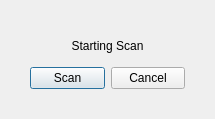
<?xml version="1.0" encoding="UTF-8"?>
<ui version="4.0">
 <class>scannerwindow</class>
 <widget class="QDialog" name="scannerwindow">
  <property name="geometry">
   <rect>
    <x>0</x>
    <y>0</y>
    <width>215</width>
    <height>119</height>
   </rect>
  </property>
  <property name="windowTitle">
   <string>Dialog</string>
  </property>
  <widget class="QWidget" name="">
   <property name="geometry">
    <rect>
     <x>30</x>
     <y>30</y>
     <width>155</width>
     <height>59</height>
    </rect>
   </property>
   <layout class="QGridLayout" name="gridLayout">
    <item row="0" column="0" colspan="2">
     <widget class="QLabel" name="label">
      <property name="layoutDirection">
       <enum>Qt::LeftToRight</enum>
      </property>
      <property name="text">
       <string>Starting Scan</string>
      </property>
      <property name="alignment">
       <set>Qt::AlignCenter</set>
      </property>
      <property name="margin">
       <number>0</number>
      </property>
     </widget>
    </item>
    <item row="1" column="0">
     <widget class="QPushButton" name="pushButton_2">
      <property name="layoutDirection">
       <enum>Qt::LeftToRight</enum>
      </property>
      <property name="text">
       <string>Scan</string>
      </property>
     </widget>
    </item>
    <item row="1" column="1">
     <widget class="QPushButton" name="pushButton">
      <property name="layoutDirection">
       <enum>Qt::LeftToRight</enum>
      </property>
      <property name="text">
       <string>Cancel</string>
      </property>
     </widget>
    </item>
   </layout>
  </widget>
 </widget>
 <resources/>
 <connections/>
</ui>
